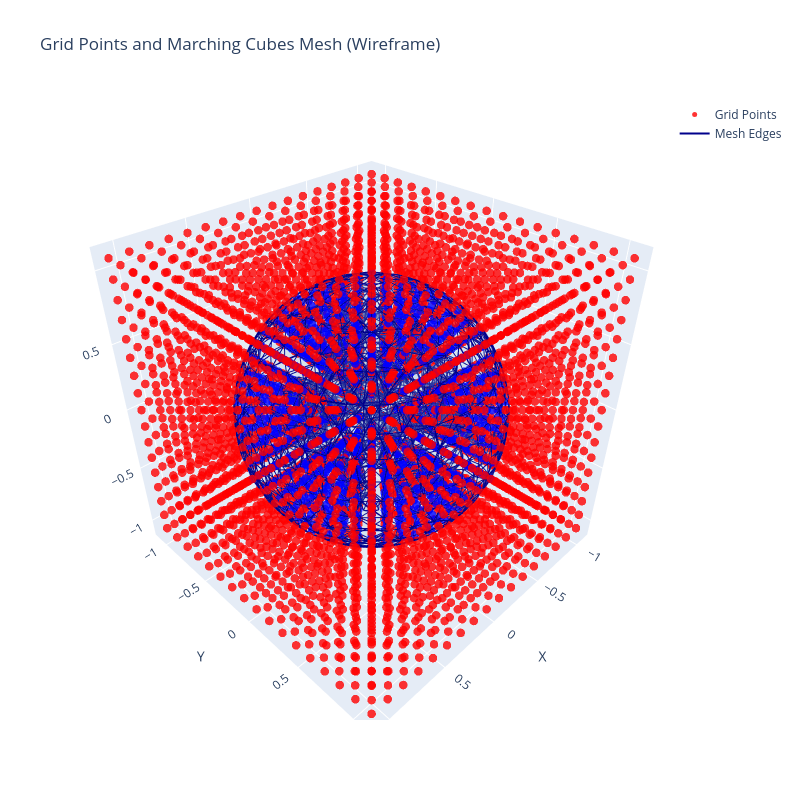

This figure's notebook cell:
### Code cell
vertices = vertices.cpu()
triangles = faces.cpu()

grids_numpy = grid_vertices.cpu().numpy()

# Create color array: red if value > iso, blue otherwise
colors = ['red' if v > 0.0 else 'blue' for v in sdf.detach().cpu().numpy()]

fig = go.Figure()

fig.add_trace(go.Mesh3d(
    x=vertices[:, 0],
    y=vertices[:, 1],
    z=vertices[:, 2],
    i=triangles[:, 0],
    j=triangles[:, 1],
    k=triangles[:, 2],
    opacity=0.1,
    color='lightblue',
    showlegend=False
))

# Add grid points as scatter plot
fig.add_trace(go.Scatter3d(
    x=grids_numpy[:, 0],
    y=grids_numpy[:, 1],
    z=grids_numpy[:, 2],
    mode='markers',
    marker=dict(size=5, color=colors, opacity=0.8),
    name='Grid Points'
))

# Add wireframe edges
edges_x = []
edges_y = []
edges_z = []
for i, j, k in triangles:
    # Edge 1: vertex i to j
    edges_x.extend([vertices[i, 0], vertices[j, 0], None])
    edges_y.extend([vertices[i, 1], vertices[j, 1], None])
    edges_z.extend([vertices[i, 2], vertices[j, 2], None])
    # Edge 2: vertex j to k
    edges_x.extend([vertices[j, 0], vertices[k, 0], None])
    edges_y.extend([vertices[j, 1], vertices[k, 1], None])
    edges_z.extend([vertices[j, 2], vertices[k, 2], None])
    # Edge 3: vertex k to i
    edges_x.extend([vertices[k, 0], vertices[i, 0], None])
    edges_y.extend([vertices[k, 1], vertices[i, 1], None])
    edges_z.extend([vertices[k, 2], vertices[i, 2], None])

fig.add_trace(go.Scatter3d(
    x=edges_x,
    y=edges_y,
    z=edges_z,
    mode='lines',
    line=dict(color='darkblue', width=2),
    name='Mesh Edges',
    showlegend=True
))

fig.update_layout(
    scene=dict(
        xaxis_title='X',
        yaxis_title='Y',
        zaxis_title='Z',
        aspectmode='data'
    ),
    title='Grid Points and Marching Cubes Mesh (Wireframe)',
    width=800,
    height=800
)

fig.show()

### Figure 1 — Plotly figure (JSON) as saved in the notebook; plotly's stock layout.template omitted (floating-point values rounded to 4 significant figures; data arrays with more than 128 entries replaced by an {"elided": "..."} marker saying what was removed)
{"data": [{"color": "lightblue", "i": {"elided": "3204 int values"}, "j": {"elided": "3204 int values"}, "k": {"elided": "3204 int values"}, "opacity": 0.1, "showlegend": false, "type": "mesh3d", "x": {"elided": "1704 float values"}, "y": {"elided": "1704 float values"}, "z": {"elided": "1704 float values"}}, {"marker": {"color": {"elided": "4913 str values"}, "opacity": 0.8, "size": 5}, "mode": "markers", "name": "Grid Points", "type": "scatter3d", "x": {"elided": "4913 float values"}, "y": {"elided": "4913 float values"}, "z": {"elided": "4913 float values"}}, {"line": {"color": "darkblue", "width": 2}, "mode": "lines", "name": "Mesh Edges", "showlegend": true, "type": "scatter3d", "x": {"elided": "28836 float values"}, "y": {"elided": "28836 float values"}, "z": {"elided": "28836 float values"}}], "layout": {"height": 800, "scene": {"aspectmode": "data", "xaxis": {"title": {"text": "X"}}, "yaxis": {"title": {"text": "Y"}}, "zaxis": {"title": {"text": "Z"}}}, "title": {"text": "Grid Points and Marching Cubes Mesh (Wireframe)"}, "width": 800}}
